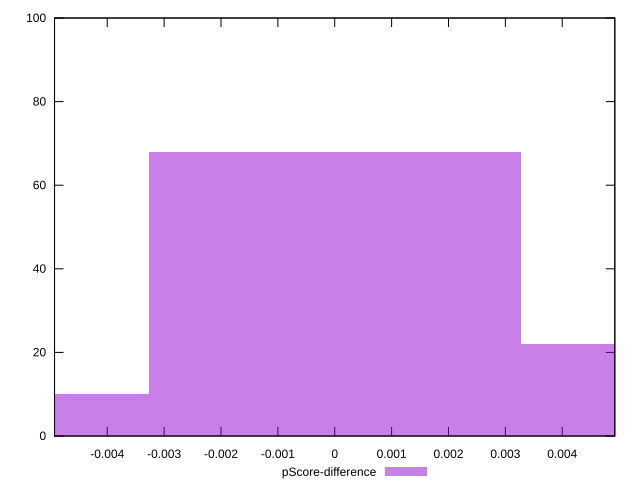

Recreate this plot in gnuplot.
reset

$pScoreDifference <<EOF
0 68
0.006543875042106187 22
-0.006543875042106187 10
EOF

set key outside below
set boxwidth 0.006543875042106187
set xrange [-0.004927053215655286:0.00492466618522569]
set yrange [0:100]
set trange [0:100]
set style fill transparent solid 0.5 noborder
set terminal svg size 640, 490 enhanced background rgb 'white'
set output "report_00013_2021-02-09T12-04-24.940Z/first-cpu-idle/samples/pages+cached+noadtech+nomedia/pScore-difference/histogram.svg"

plot $pScoreDifference title "pScore-difference" with boxes

reset
